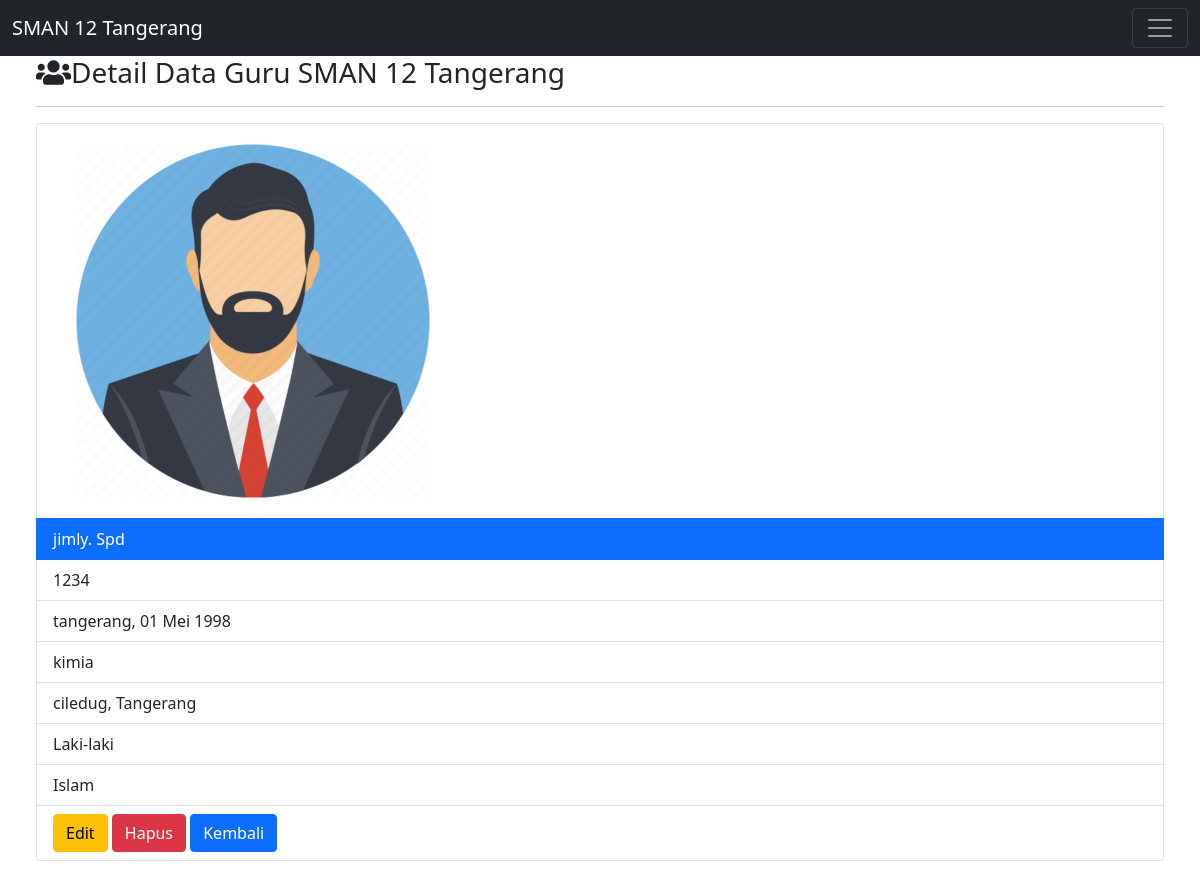
/detailguru.php?id=1234, run on the app's committed database.
### tables this page shows
CREATE TABLE `guru` (
  `id` varchar(15) NOT NULL,
  `nama` varchar(30) NOT NULL,
  `tempat` varchar(30) NOT NULL,
  `mata_pelajaran` varchar(20) NOT NULL,
  `alamat` varchar(30) NOT NULL,
  `jenis_kelamin` varchar(12) NOT NULL,
  `agama` varchar(15) NOT NULL,
  `foto` varchar(10) NOT NULL
);

### function.php (called while the page is built, shortened)
<?php
    $conn = mysqli_connect('localhost','root','','uas_1904030052');
    function query($query)
    {
        global $conn;
        $result = mysqli_query($conn,$query);
        if(mysqli_num_rows($result) ==1 ){
            return mysqli_fetch_assoc($result);
        }
        $rows = [];
        return $rows;
    }
?>

### detailguru.php (the view, shortened to what this page needs)
<?php
require 'function.php';
$id = $_GET['id'];
$guruu = query("SELECT * FROM guru WHERE id = $id");
?>
<!doctype html>
<html lang="en">
<head>
    <link href="tema/bootstrap/css/bootstrap.min.css" rel="stylesheet">
    <link rel="stylesheet" href="tema/fontawesome/css/all.min.css">
</head>
<body>
    <nav class="navbar fixed-top navbar-dark bg-dark">
            <div class="container-fluid">
                <a class="navbar-brand" href="index.php">SMAN 12 Tangerang</a>
                <button class="navbar-toggler" type="button" data-bs-toggle="collapse" data-bs-target="#navbarSupportedContent" aria-controls="navbarSupportedContent" aria-expanded="false" aria-label="Toggle navigation">
                <span class="navbar-toggler-icon"></span>
                </button>
            </div>
         </nav>
    <div class="row mt-5">
        <div class="col-md-15 p-5 pt-2">
            <h3><i class="fas fa-users"></i>Detail Data Guru SMAN 12 Tangerang </h3>
            <hr>
            <ul class="list-group">
                <li class="list-group-item"><img src="images/<?= $guruu['foto']; ?>.png" width="400px"></li>
                <li class="list-group-item active"><?= $guruu['nama']; ?></li>
                <li class="list-group-item"><?= $guruu['id']; ?></li>
                <li class="list-group-item"><?= $guruu['tempat']; ?></li>
                <li class="list-group-item"><?= $guruu['mata_pelajaran']; ?></li>
                <li class="list-group-item"><?= $guruu['alamat']; ?></li>
                <li class="list-group-item"><?= $guruu['jenis_kelamin']; ?></li>
                <li class="list-group-item"><?= $guruu['agama']; ?></li>
                <li class="list-group-item">
                    <a href="edit.php?id=<?= $guruu['id']; ?>" class="btn btn-warning" role="button">Edit</a>
                    <a href="hapus.php?id=<?= $guruu['id']; ?>" onclick="return confirm('apakah anda akan menghapus data ini');" class="btn btn-danger" role="button">Hapus</a>
                    <a href="guruu.php" class="btn btn-primary" role="button">Kembali</a>
                </li>
            </ul>
        </div>
    </div>
</body>
</html>

### data on the page
guru: nama "jimly. Spd", id "1234", tempat "tangerang, 01 Mei 1998", mata_pelajaran "kimia", alamat "ciledug, Tangerang", jenis_kelamin "Laki-laki", agama "Islam"
